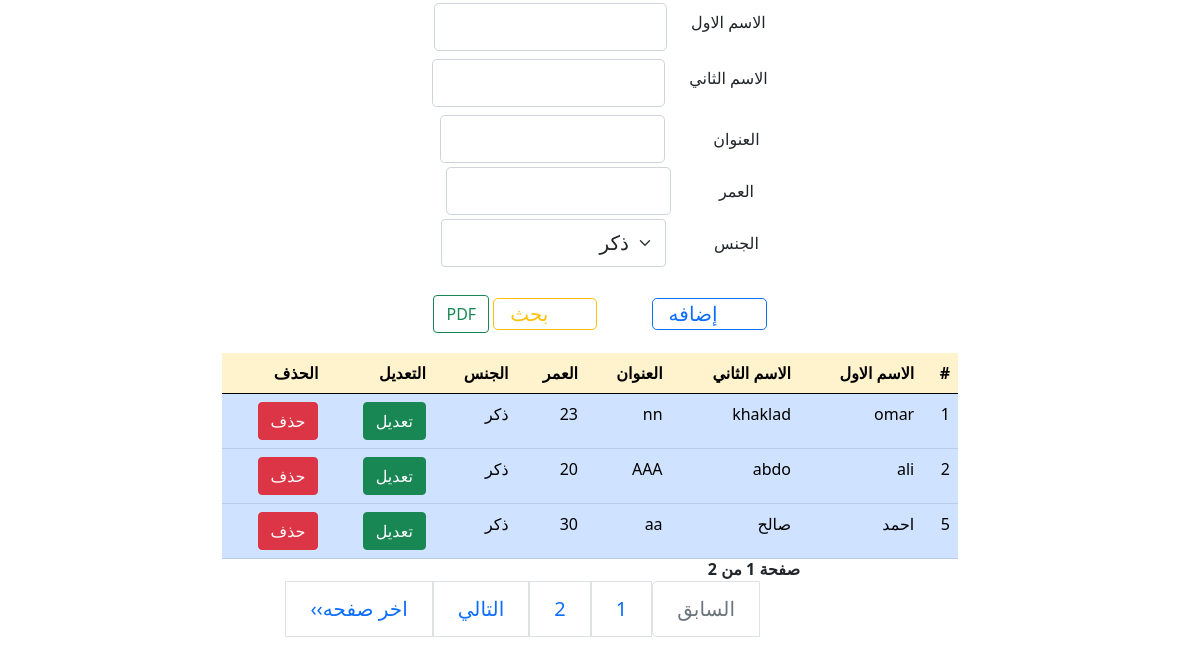
The page / on the database its author committed.
### tables this page shows
CREATE TABLE `user_emp` (
  `id` int(3) NOT NULL,
  `firstname` varchar(30) NOT NULL,
  `lastname` varchar(30) NOT NULL,
  `addr` varchar(20) NOT NULL,
  `age` int(3) NOT NULL,
  `sex` varchar(5) NOT NULL
);

### index.php (the view, shortened to what this page needs)
<?php
include "form.php";
?>
<div class="well">
    <div class="container">
        <div class="row">
            <div class="col-md-8">
                <table class="table table-hover table-responsive  table-primary">
                    <thead class="table-warning">
                        <tr>
                            <th scope="col">#</th>
                            <th scope="col">الاسم الاول</th>
                            <th scope="col">الاسم الثاني</th>
                            <th scope="col">العنوان</th>
                            <th scope="col">العمر</th>
                            <th scope="col">الجنس</th>
                            <th scope="col">التعديل</th>
                            <th scope="col">الحذف</th>
                        </tr>
                    </thead>
                    <tbody>
                        <?php
include ('conn.php');
if (isset($_GET['page_no']) && $_GET['page_no']!="") {
	$page_no = $_GET['page_no'];
	} else {
		$page_no = 1;
        }
	$total_records_per_page = 3;
    $offset = ($page_no-1) * $total_records_per_page;
	$previous_page = $page_no - 1;
	$next_page = $page_no + 1;
	$result_count = mysqli_query($conn,"SELECT COUNT(*) As total_records FROM user_emp ");
	$total_records = mysqli_fetch_array($result_count);
	$total_records = $total_records['total_records'];
    $total_no_of_pages = ceil($total_records / $total_records_per_page);
$query=mysqli_query($conn,"select * from `user_emp` LIMIT $offset, $total_records_per_page");
while($row=mysqli_fetch_array($query)){
?>
                        <tr>
                            <td><?php echo $row ['id'] ;?></td>
                            <td><?php echo $row ['firstname'] ;?></td>
                            <td><?php echo $row['lastname']; ?></td>
                            <td><?php echo $row['addr']; ?></td>
                            <td><?php echo $row['age']; ?></td>
                            <td><?php echo $row['sex']; ?></td>
                            <td> <a class="btn btn-success" href="edit.php?id_edit=<?php echo $row ['id']?>"> تعديل</a></td>
                            <td> <a class="btn btn-danger" onclick='return confirm ("هل تريد الحذف")' href="delete.php?id=<?php echo $row ['id']?>">حذف</a></td>
                        </tr>
                        <?php
}
?>
                        <div class="bd-example">
                            <nav aria-label="Another pagination example">
                                <strong>صفحة <?php echo $page_no." من ".$total_no_of_pages; ?></strong>
                                <ul class="pagination pagination-lg flex-wrap">
                                    <li <?php if($page_no <= 1){ echo "class='page-item disabled'"; } ?>>
                                        <a class='page-link' <?php if($page_no > 1){ echo "href='?page_no=$previous_page'class='age-link'"; } ?>>السابق</a>
                                    </li>
                                    <?php
	if ($total_no_of_pages <= 10){
		for ($counter = 1; $counter <= $total_no_of_pages; $counter++){
			if ($counter == $page_no) {
		   echo "<li class='active'><a class='page-link'>$counter</a></li>";
				}else{
           echo "<li><a  class='page-link' href='?page_no=$counter'>$counter</a></li>";
				}
        }
	}
?>
                                    <li <?php if($page_no >= $total_no_of_pages){ echo "class='disabled'"; } ?>>
                                        <a class='page-link' <?php if($page_no < $total_no_of_pages) { echo "href='?page_no=$next_page'"; } ?>>التالي</a>
                                    </li>
                                    <?php if($page_no < $total_no_of_pages){
		echo "<li><a class='page-link' href='?page_no=$total_no_of_pages'>اخر صفحه&rsaquo;&rsaquo;</a></li>";
		} ?>
                                </ul>
                    </tbody>
                </table>
            </div>
        </div>
    </div>

### form.php (shortened to what this page needs)
<!DOCTYPE html>
<html>
<head>
    <link rel="stylesheet" href="css/bootstrap.min.css">
    <link rel="stylesheet" href="css/emp.css">
</head>
<body>
    <div class="container text-center">
        <div class="mb-6  g-3 row justify-content-center">
            <div class="col-lg-4">
                <form method="POST" action="add.php">
                    <div class=" mb-2  row   justify-content-center">
                        <div class="col-auto">
                            <label class="col-form-label">الاسم الاول</label>
                        </div>
                        <div class="col-lg-8 col-sm-8">
                            <input class="form-control form-control-lg" type="text" name="firstname" required>
                        </div>
                    </div>
                    <div class=" mb-2  row   justify-content-center">
                        <div class="col-auto">
                            <label class="col-form-label">الاسم الثاني</label>
                        </div>
                        <div class="col-lg-8 col-sm-8">
                            <input class="form-control form-control-lg" type="text" name="lastname" required>
                        </div>
                    </div>
                    <div class=" mb-1 g-5 row  align-items-center justify-content-center">
                        <div class="col-auto">
                            <label class="col-form-label">العنوان </label>
                        </div>
                        <div class="col-lg-8 col-sm-8">
                            <input class="form-control form-control-lg" type="text" name="addr" required>
                        </div>
                    </div>
                    <div class=" mb-1 g-5 row  align-items-center justify-content-center">
                        <div class="col-auto">
                            <label class="col-form-label">العمر </label>
                        </div>
                        <div class="col-lg-8 col-sm-8">
                            <input class="form-control form-control-lg" type="number" name="age" required>
                        </div>
                    </div>
                    <div class=" mb-1 g-5 row  align-items-center justify-content-center">
                        <div class="col-auto">
                            <label class="col-form-label">الجنس</label>
                        </div>
                        <div class="col-lg-8 col-sm-8">
                            <select class="form-select form-select-lg " name="sex">
                                <option>ذكر</option>
                            </select>
                        </div>
                    </div>
                    <br>
                    <button type="submit" class="btn btn-outline-primary btn-lg">إضافه</button>
                    <a class="btn btn-outline-warning btn-lg" href="search.php" role="button">بحث</a>
                    <a href="print_pdf.php" class="btn btn-outline-success   pull-right" role="button">
                        <span class="glyphicon glyphicon-print"></span> PDF</a>
                </form>
            </div>
        </div>
    </div>
</body>
</html>

### css/emp.css (style rules this page uses)
body { direction: rtl; margin-top: 3px; }
nav { right: 25rem; display: inline-table; position: absolute; margin-top: 14rem; }
button { margin-left: 50px; }
.btn-lg { padding: 0 3rem 0 1rem; }
table { cursor: pointer; }

### index.php (style rules this page uses)
table { margin-top: 20px; margin-right: 200px; }
.bd-example { margin-left: 200px; }

### rows shown on the page
user_emp: id "1", firstname "omar", lastname "khaklad", addr "nn", age "23", sex "ذكر"
user_emp: id "2", firstname "ali", lastname "abdo", addr "AAA", age "20", sex "ذكر"
user_emp: id "5", firstname "احمد", lastname "صالح", addr "aa", age "30", sex "ذكر"

### other values the page prints
$page_no "1"
$total_no_of_pages "2"
